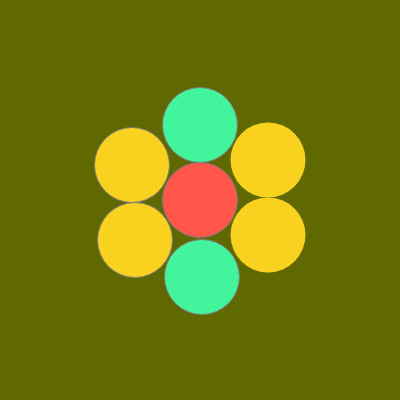
Frame 1 (no input)
Frame 60 (no input): blank canvas, image omitted
Frame 120 (the mouse pressed at the canvas centre since frame 60): blank canvas, image omitted

The p5.js sketch that drew this single still picture (run headless with seeded random() and noise() and a simulated clock; from frame 60 on, the mouse is pressed at the canvas centre):

// p5.js sketch
// ── sketch.js
var circX; //creating a variable called circX
circX = 200; // Here I am giving the circX the value of 200.
var circY; // This is the creation of a variable called circY which will position the y-axis of the circle
circY = 200; // The value for circY is 200.
var circStroke = 125; // This is the other method of creating a variable, which is shorter than the previous version.
var circR = 255; //Assigning the intensity of the color under red.
var circG = 86; //assigning the intensity of the color under green.
var circB = 73; //assigning the intensity of the color under blue.
var circSize = 75; // The variable here is intended for the size of the ellipse.
//canvBG = 92, 105, 0;
canvR = 95; //the intensity of the red again, this time for the main background of the canvas.
canvG = 105; //this number being set for the green variant of the rgb spectrum.
canvB = 0; //No intensity set under the blue color.

midR = 66;// created a new variable for the color intensity of the center circles.
midG = 244;// this is the green parameter for the center circles.
midB = 155;//this is the blue parameter for the center circles.

sidR = 249;//added the intensity of 249 for the red spectrum.
sidG = 210;//added the intensity of 210 for the green spectrum.
sidB = 32;// added the intensity of the blue spectrum for the side by side circles.




function setup() {
  createCanvas(400, 400); //size of the canvas is set at 400 by 400.
}

function draw() {
  background(canvR, canvG, canvB);//the background is set to a olive color.
  stroke(circStroke);//the variable is put into place here, where the stroke value is already set to 125.
  fill(circR, circG, circB);//I assigned each color parameter to a different intensity as seen from above.
  
  stroke(circStroke, circStroke, circStroke);// again the stroke value is put to affect as seen from the global function.
  ellipse(circX, circY, circSize, circSize);//each value is preset from the variable above, with the circ x and y equal to 200 and the size to 75
  
  fill(midR, midG, midB);
  ellipse(circX - 0, circY - 75, circSize, circSize);//this is the first offset circle on top of the middle ellipse.
  
  fill(sidR, sidG, sidB);// this fill funtion shares the sid variables to give it the same colors as the opposite side circles.
  ellipse(circX - 68, circY - 35, circSize, circSize);//the second ellipse on the left heading down.
  ellipse(circX - 65, circY + 40, circSize, circSize);//this is the ellipse to the bottom left of the main ellipse.
  
  fill(midR, midG, midB);
  ellipse(circX + 2 ,circY + 77, circSize, circSize);//this is the ellipse exactly at the bottom of the main middle circle.
  
  fill(sidR, sidG, sidB);// creating a specific color for the side circles.
  noStroke(circStroke);// added no stroke onto the following ellipses.
  ellipse(circX + 68 , circY + 35, circSize, circSize);//ellipse placed at the bottom right of the middle circle;
  ellipse(circX + 68, circY - 40, circSize, circSize);//the ellipse placed at the top right of the main circle.
  
  fill(circR, circG, circB, 135);//

  //circX = circX + 3;//first movement of the x coordinates added by 3
  circY = circY - 8;// the - 8 to the originial 200 coordinates given makes the image push up
  circX = circX - 5;// another rule to the image set the coordinates to reroute to corner shoot.
  
  
  


}
